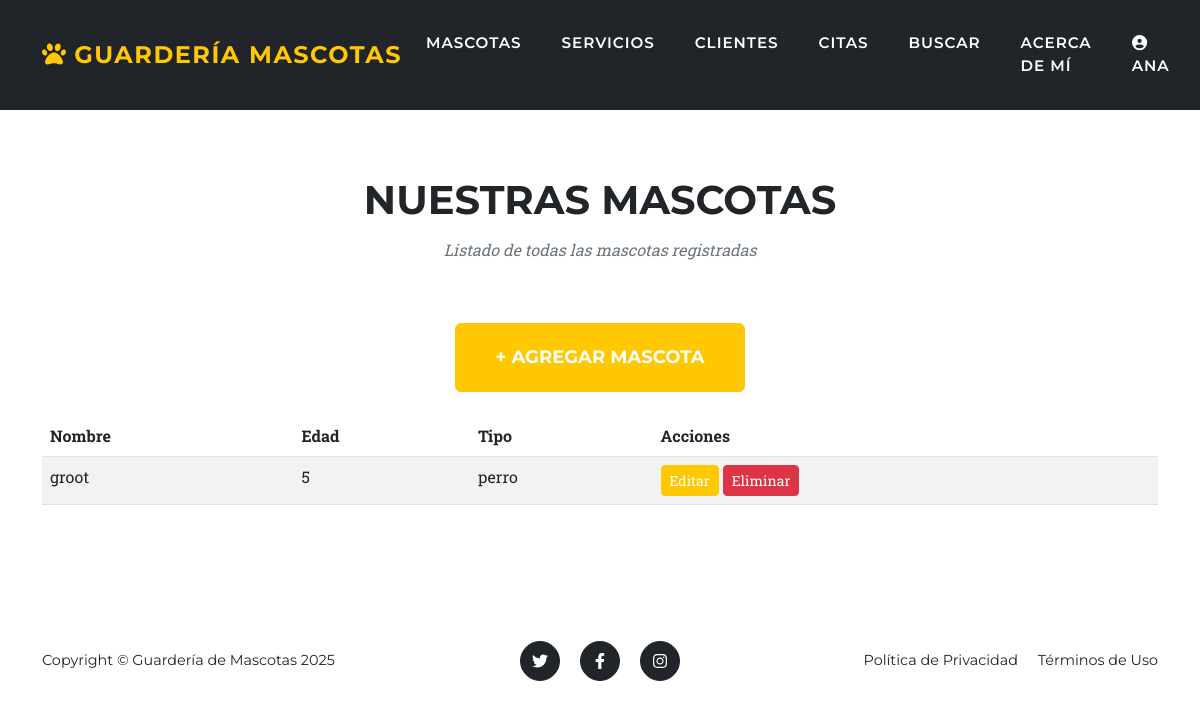
Before: /mascotas/ (signed in) with the older database file.
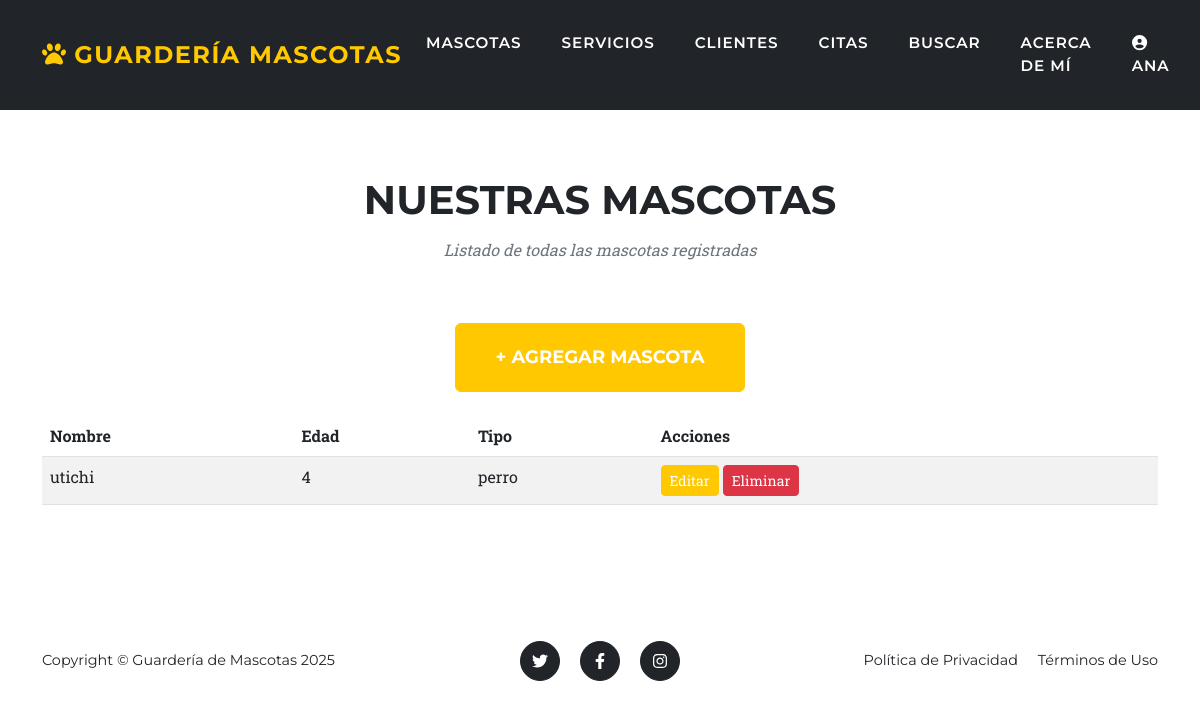
After: the same page with the newer database file.
### entidades/models.py (models this page shows, shortened)
class mascota(models.Model):
    usuario = models.ForeignKey(User, on_delete=models.CASCADE)
    cliente = models.ForeignKey(cliente, on_delete=models.CASCADE, blank=True, null=True)
    nombre = models.CharField(max_length=50)
    raza = models.CharField(max_length=50, blank=True)
    edad = models.IntegerField()
    tipo = models.CharField(max_length=30)
    observaciones = models.TextField(blank=True, null=True)
    telefono_contacto = models.CharField(max_length=15, blank=True)

### entidades/views.py (the view)
# urls.py: path('mascotas/', views.mascotas_list, name='mascotas_list'),
@login_required(login_url='login')
def mascotas_list(request):
    mascotas = mascota.objects.all()
    return render(request, 'entidades/mascota_list.html', {'mascotas': mascotas})

### entidades/templates/entidades/mascota_list.html (shortened to what this page needs)
{% extends 'entidades/base.html' %}
{% block content %}
<section class="page-section" id="mascotas">
    <div class="container">
        <div class="text-center">
            <h2 class="section-heading text-uppercase">Nuestras Mascotas</h2>
            <h3 class="section-subheading text-muted">Listado de todas las mascotas registradas</h3>
        </div>
        <div class="text-center mb-4">
            <a href="{% url 'mascota_create' %}" class="btn btn-primary btn-xl text-uppercase">+ Agregar Mascota</a>
        </div>
        {% if mascotas %}
        <div class="table-responsive">
            <table class="table table-striped">
                <thead>
                    <tr>
                        <th>Nombre</th>
                        <th>Edad</th>
                        <th>Tipo</th>
                        <th>Acciones</th>
                    </tr>
                </thead>
                <tbody>
                    {% for mascota in mascotas %}
                    <tr>
                        <td>{{ mascota.nombre }}</td>
                        <td>{{ mascota.edad }}</td>
                        <td>{{ mascota.tipo }}</td>
                        <td>
                            <a href="{% url 'mascota_edit' mascota.pk %}" class="btn btn-warning btn-sm">Editar</a>
                            <a href="{% url 'mascota_delete' mascota.pk %}" class="btn btn-danger btn-sm">Eliminar</a>
                        </td>
                    </tr>
                    {% endfor %}
                </tbody>
            </table>
        </div>
        {% else %}
        <p class="text-center text-muted">No hay mascotas registradas aún.</p>
        {% endif %}
    </div>
</section>
{% endblock %}

Changed rows visible on the page:
removed mascota: nombre "groot", edad "5", tipo "perro"
added mascota: nombre "utichi", edad "4", tipo "perro"
